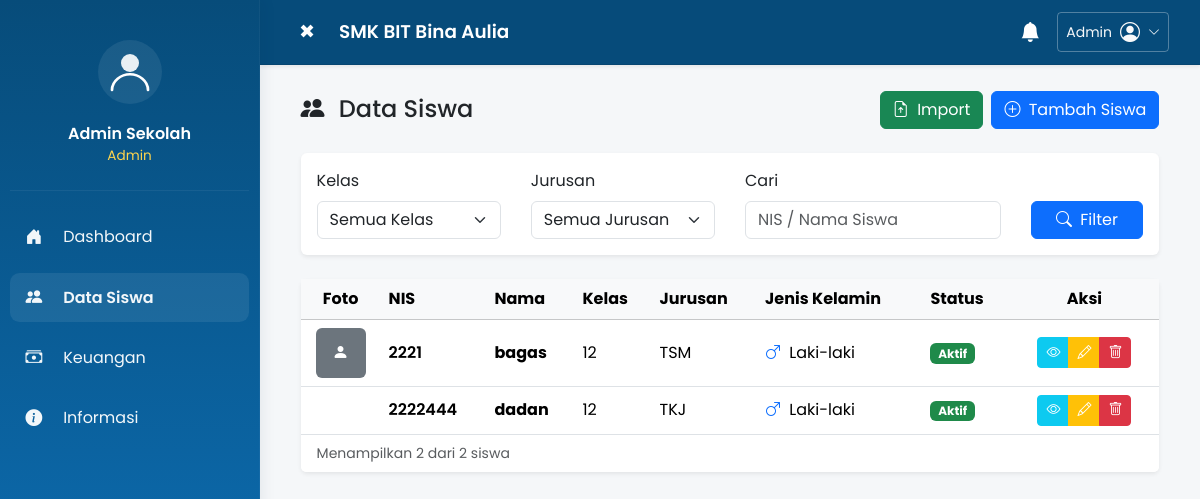
The page /admin/students/index.php (signed in) on the database its author committed.
### tables this page shows
CREATE TABLE `siswa` (
  `nis` varchar(20) NOT NULL,
  `nisn` varchar(20) DEFAULT NULL,
  `user_id` int NOT NULL,
  `nama` varchar(100) NOT NULL,
  `tempat_lahir` varchar(100) DEFAULT NULL,
  `tanggal_lahir` date DEFAULT NULL,
  `jk` char(1) NOT NULL,
  `kelas` varchar(10) DEFAULT NULL,
  `jurusan` varchar(50) DEFAULT NULL,
  `nik` varchar(20) DEFAULT NULL,
  `ayah` varchar(100) DEFAULT NULL,
  `ibu` varchar(100) DEFAULT NULL,
  `alamat` text,
  `email` varchar(100) DEFAULT NULL,
  `no_hp` varchar(20) DEFAULT NULL,
  `status_siswa` enum('aktif','lulus','keluar','pindah') DEFAULT 'aktif',
  `foto` varchar(255) DEFAULT NULL
);

### public/admin/students/index.php (the view, shortened to what this page needs)
<?php
require_once __DIR__ . '/../../config.php';
$where = "1=1";
$search = $_GET['search'] ?? '';
$page = isset($_GET['page']) ? (int)$_GET['page'] : 1;
$limit = 20;
$offset = ($page - 1) * $limit;
$params = [];
$types = "";
$sqlCount = "SELECT COUNT(*) as total FROM siswa WHERE $where";
if (!empty($params)) {
    $stmtCount = $conn->prepare($sqlCount);
    $stmtCount->bind_param($types, ...$params);
    $stmtCount->execute();
    $resultCount = $stmtCount->get_result();
    $totalRows = $resultCount->fetch_assoc()['total'];
    $stmtCount->close();
} else {
    $resultCount = $conn->query($sqlCount);
    $totalRows = $resultCount->fetch_assoc()['total'];
}
$sql = "SELECT * FROM siswa WHERE $where ORDER BY nama ASC LIMIT ? OFFSET ?";
if (!empty($params)) {
    $stmt = $conn->prepare($sql);
    $allParams = array_merge($params, [$limit, $offset]);
    $allTypes = $types . "ii";
    $stmt->bind_param($allTypes, ...$allParams);
    $stmt->execute();
    $result = $stmt->get_result();
} else {
    $stmt = $conn->prepare($sql);
    $stmt->bind_param("ii", $limit, $offset);
    $stmt->execute();
    $result = $stmt->get_result();
}
?>
<!doctype html>
<html lang="en">
<head>
  <link href="https://cdn.jsdelivr.net/npm/bootstrap@5.3.2/dist/css/bootstrap.min.css" rel="stylesheet">
  <link href="https://cdn.jsdelivr.net/npm/bootstrap-icons@1.10.5/font/bootstrap-icons.css" rel="stylesheet">
  <link rel="stylesheet" href="/css/dashboard.css">
  <link rel="stylesheet" href="/css/notifications.css">
  <link rel="stylesheet" href="/css/responsive.css">
</head>
<body class="has-sidebar">
  <?php include __DIR__ . '/../../shared/components/sidebar.php'; ?>
  <div class="main-wrapper">
    <header class="topbar shadow-sm">
      <div class="container-fluid d-flex align-items-center justify-content-between">
        <div class="d-flex align-items-center">
          <button id="sidebarToggle" class="btn btn-toggle btn-sm me-3" aria-label="Toggle sidebar" aria-expanded="true">☰</button>
          <h1 class="app-title mb-0">SMK BIT Bina Aulia</h1>
        </div>
        <?php include __DIR__ . '/../../includes/user_dropdown.php'; ?>
      </div>
    </header>
    <main class="content">
      <div class="container-fluid">
        <div class="d-flex justify-content-between align-items-center mb-4 flex-wrap gap-2">
          <h4 class="mb-0"><i class="bi bi-people-fill me-2"></i> Data Siswa</h4>
          <div class="d-flex gap-2">
            <button onclick="showImportModal()" class="btn btn-success" title="Import dari Excel/CSV">
              <i class="bi bi-file-earmark-arrow-up me-1"></i> <span class="d-none d-sm-inline">Import</span>
            </button>
            <a href="create.php" class="btn btn-primary">
              <i class="bi bi-plus-circle me-1"></i> <span class="d-none d-sm-inline">Tambah</span> Siswa
            </a>
          </div>
        </div>
        <div class="card border-0 shadow-sm mb-4">
          <div class="card-body">
            <form method="GET" id="filterForm" class="row g-3">
              <div class="col-md-3">
                <label class="form-label">Kelas</label>
                <select name="kelas" id="kelasFilter" class="form-select">
                  <option value="">Semua Kelas</option>
                </select>
              </div>
              <div class="col-md-3">
                <label class="form-label">Jurusan</label>
                <select name="jurusan" id="jurusanFilter" class="form-select">
                  <option value="">Semua Jurusan</option>
                </select>
              </div>
              <div class="col-md-4">
                <label class="form-label">Cari</label>
                <input type="text" name="search" id="searchInput" class="form-control" placeholder="NIS / Nama Siswa" value="<?php echo htmlspecialchars($search); ?>">
              </div>
              <div class="col-md-2 d-flex align-items-end gap-2">
                <button type="submit" class="btn btn-primary flex-fill">
                  <i class="bi bi-search me-1"></i> Filter
                </button>
              </div>
            </form>
          </div>
        </div>
        <div class="card border-0 shadow-sm">
          <div class="card-body p-0">
            <div class="table-responsive">
              <table class="table table-hover mb-0 align-middle">
                <thead class="table-light">
                  <tr>
                    <th width="80" class="text-center">Foto</th>
                    <th>NIS</th>
                    <th>Nama</th>
                    <th class="d-none d-md-table-cell">Kelas</th>
                    <th class="d-none d-lg-table-cell">Jurusan</th>
                    <th class="d-none d-lg-table-cell">Jenis Kelamin</th>
                    <th class="d-none d-md-table-cell">Status</th>
                    <th width="150" class="text-center">Aksi</th>
                  </tr>
                </thead>
                <tbody>
                  <?php if($result->num_rows > 0): ?>
                    <?php while($siswa = $result->fetch_assoc()): ?>
                  <tr>
                    <td class="text-center">
                      <?php if($siswa['foto']): ?>
                        <?php
                          $fotoPath = $siswa['foto'];
                          if (strpos($fotoPath, '/') !== 0 && strpos($fotoPath, 'http') !== 0) {
                              $fotoPath = '/' . $fotoPath;
                          }
                        ?>
                        <img src="<?php echo htmlspecialchars($fotoPath); ?>"
                             alt="Foto"
                             class="rounded"
                             style="width: 50px; height: 50px; object-fit: cover;"
                             onerror="this.style.display='none'; this.nextElementSibling.style.display='flex';">
                        <div class="bg-secondary rounded d-none align-items-center justify-content-center mx-auto" style="width: 50px; height: 50px;">
                          <i class="bi bi-person-fill text-white"></i>
                        </div>
                      <?php else: ?>
                      <div class="bg-secondary rounded d-flex align-items-center justify-content-center mx-auto" style="width: 50px; height: 50px;">
                        <i class="bi bi-person-fill text-white"></i>
                      </div>
                      <?php endif; ?>
                    </td>
                    <td class="fw-semibold"><?php echo htmlspecialchars($siswa['nis']); ?></td>
                    <td>
                      <div class="fw-bold"><?php echo htmlspecialchars($siswa['nama']); ?></div>
                    </td>
                    <td class="d-none d-md-table-cell"><?php echo htmlspecialchars($siswa['kelas']); ?></td>
                    <td class="d-none d-lg-table-cell"><?php echo htmlspecialchars($siswa['jurusan']); ?></td>
                    <td class="d-none d-lg-table-cell">
                      <i class="bi bi-<?php echo $siswa['jk'] == 'L' ? 'gender-male text-primary' : 'gender-female text-danger'; ?> me-1"></i>
                      <?php echo $siswa['jk'] == 'L' ? 'Laki-laki' : 'Perempuan'; ?>
                    </td>
                    <td class="d-none d-md-table-cell">
                      <span class="badge bg-<?php echo $siswa['status_siswa'] == 'aktif' ? 'success' : 'secondary'; ?>">
                        <?php echo ucfirst($siswa['status_siswa']); ?>
                      </span>
                    </td>
                    <td class="text-center">
                      <div class="btn-group btn-group-sm" role="group">
                        <button onclick="viewDetail('<?php echo htmlspecialchars($siswa['nis']); ?>')" class="btn btn-info text-white" title="Detail">
                          <i class="bi bi-eye"></i>
                        </button>
                        <a href="edit.php?nis=<?php echo urlencode($siswa['nis']); ?>" class="btn btn-warning text-white" title="Edit">
                          <i class="bi bi-pencil"></i>
                        </a>
                        <button onclick="confirmDelete('<?php echo htmlspecialchars($siswa['nis']); ?>', '<?php echo htmlspecialchars($siswa['nama']); ?>')" class="btn btn-danger" title="Hapus">
                          <i class="bi bi-trash"></i>
                        </button>
                      </div>
                    </td>
                  </tr>
                    <?php endwhile; ?>
                  <?php endif; ?>
                </tbody>
              </table>
            </div>
          </div>
          <div class="card-footer bg-white border-0">
            <div class="d-flex justify-content-between align-items-center flex-wrap gap-2">
              <div class="text-muted small">
                Menampilkan <?php echo $result->num_rows; ?> dari <?php echo $totalRows; ?> siswa
              </div>
            </div>
          </div>
        </div>
      </div>
    </main>
  </div>
</body>
</html>

### public/css/dashboard.css (style rules this page uses)
:root { --sidebar-width: 260px; --sidebar-collapsed-width: 72px; --primary-blue: #0b63a8; --dark-blue: #064b7a; --bg: #f5f7f9; }
* { box-sizing: border-box }
html, body { height: 100% }
body { font-family: 'Poppins', system-ui, -apple-system, 'Segoe UI', Roboto, "Helvetica Neue", Arial; background: var(--bg); margin: 0 }
.has-sidebar { display: flex }
.main-wrapper { margin-left: var(--sidebar-width); flex: 1; min-height: 100vh; display: flex; flex-direction: column; transition: margin-left .25s ease }
.topbar { background: var(--dark-blue); color: #fff; padding: .5rem 1rem; border-bottom: 2px solid #000; box-shadow: 0 4px 10px rgba(0, 0, 0, 0.12); }
.topbar .app-title { font-size: 1.15rem; font-weight: 600; color: #fff }
.btn-toggle { background: transparent; border: 0; color: #fff; font-size: 1.2rem }
.content { padding: 1.6rem }
.bg-success { background: #1f8a4a !important }
.topbar { background: var(--dark-blue); color: #fff; padding: .5rem 1rem; border-bottom: 1px solid rgba(0, 0, 0, 0.08); box-shadow: 0 2px 6px rgba(7, 35, 68, 0.04) }

### public/css/responsive.css (style rules this page uses)
html { font-size: 16px; -webkit-text-size-adjust: 100%; -moz-text-size-adjust: 100%; -ms-text-size-adjust: 100%; }
body { overflow-x: hidden; min-width: 320px; }
.container, .container-fluid { padding-left: 15px; padding-right: 15px; }
.row { margin-left: -15px; margin-right: -15px; }
[class*="col-"] { padding-left: 15px; padding-right: 15px; }
@media (min-width: 1200px) { .main-wrapper { margin-left: var(--sidebar-width, 260px); } }
.table-responsive { display: block; width: 100%; overflow-x: auto; -webkit-overflow-scrolling: touch; }

### rows shown on the page
siswa: nis "2221", nama "bagas", kelas "12", jurusan "TSM", jk "Laki-laki", status_siswa "Aktif"
siswa: nis "2222444", nama "dadan", kelas "12", jurusan "TKJ", jk "Laki-laki", status_siswa "Aktif"

### other values the page prints
$adminName "Admin"
$result->num_rows "2"
$totalRows "2"
